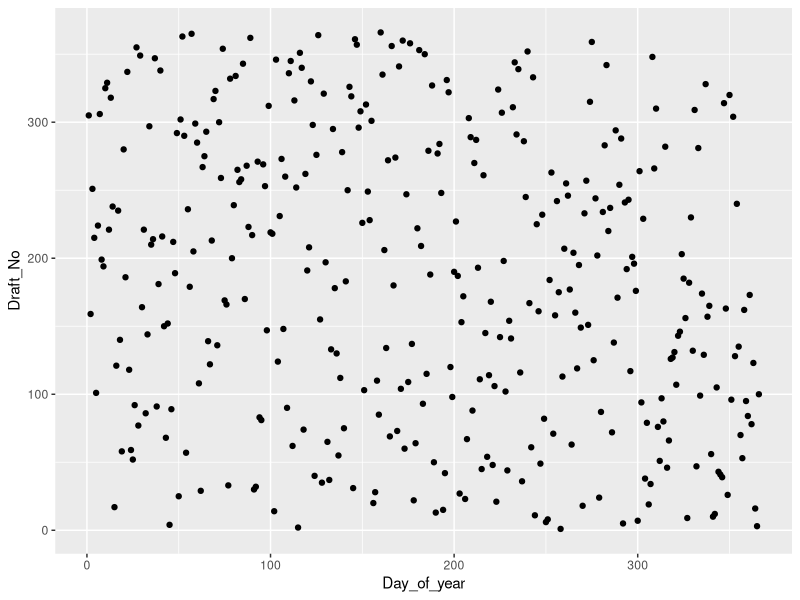
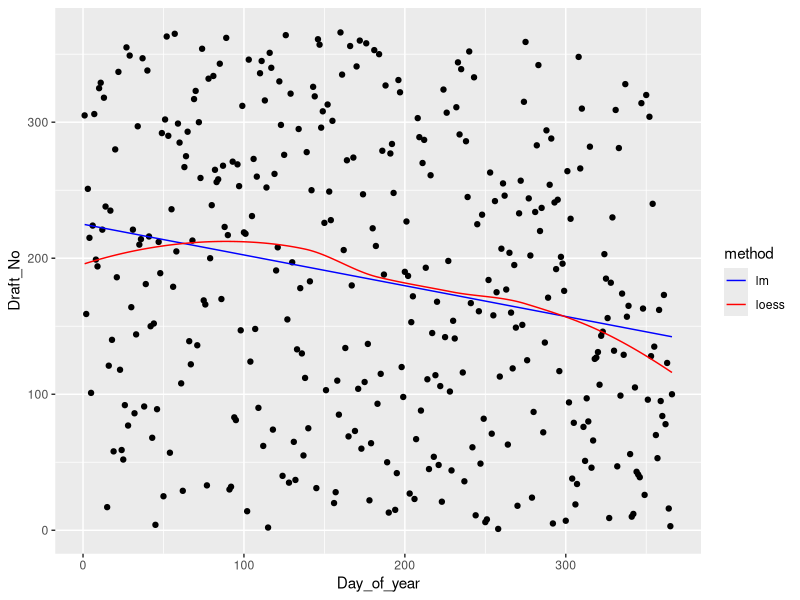
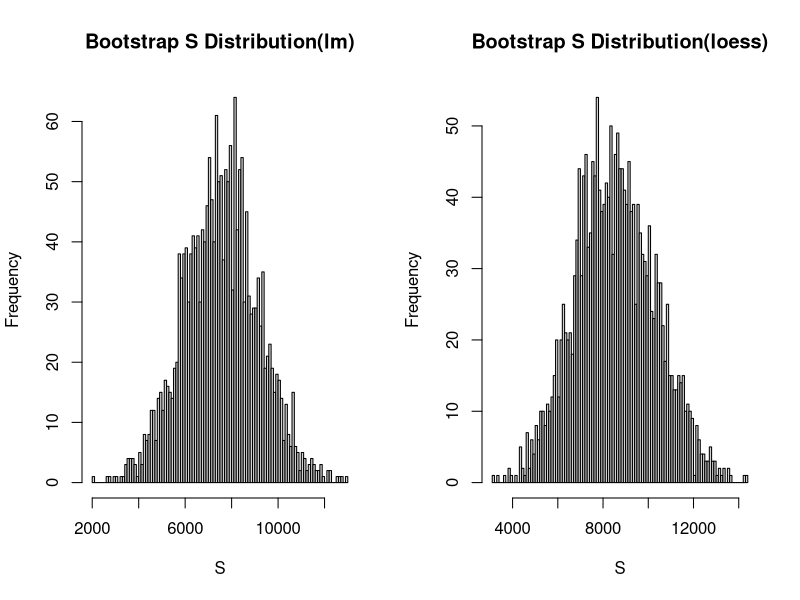

The R script that drew these images, in order: (Note: a time limit stopped this script after it produced the figures.)
## ---- chunk 1
########################## Init code for question 1 ############################
rm(list = ls())
library(ggplot2)
library(boot)
set.seed(12345)
## ---- chunk 2
################################## (1.1) #######################################

data <- read.csv("lottery.csv", sep = ";")

# Remove Month column since there is a Mo.Number column which is same as Month
data <- data[,4:5]


g_1_1 <- ggplot(data, aes(x = Day_of_year, y =Draft_No )) + geom_point()
g_1_1

## ---- chunk 3
################################## (1.2) #######################################

minimal_x <- min(data$Day_of_year)
maximum_x <- max(data$Day_of_year)

x_1_2 <- seq(minimal_x, maximum_x, 0.1)

# fit the data using linear regression
fit1_2_lm <- lm(Draft_No ~ Day_of_year, data = data)
#summary(fit1_2_lm)
y_1_2_lm <- predict(fit1_2_lm, newdata = data.frame(Day_of_year = x_1_2))

# fit using loess function
fit1_2_loess <- loess( Draft_No ~ Day_of_year, data = data, se = TRUE)
#summary(fit1_2_loess)
y_1_2_loess <- predict(fit1_2_loess, newdata = data.frame(Day_of_year = x_1_2))


# plot 2 predicted lines
data_1_2 <- data.frame(Day_of_year = x_1_2, y_lm = y_1_2_lm, y_loess = y_1_2_loess)

g_1_1 + geom_line(data = data_1_2, aes(x = Day_of_year, y = y_lm,colour="lm")) +
geom_line(data = data_1_2, aes(x = Day_of_year, y = y_loess, colour = "loess")) + 
scale_color_manual(name = "method", values = c("lm" = "blue", "loess" = "red"))
## ---- chunk 4
################################## (1.3) #######################################
# boot function for lm
fun_lm_s <- function(formula,data,indices){
  d <- data[indices, ]
  lm_mod <- lm(formula, data = d)
  lm_val <- predict(lm_mod,
                    newdata = data.frame(Day_of_year = d$Day_of_year))
  s_lm <- sum(abs(lm_val - mean(d$Draft_No)))
  return(s_lm)
}

# boot function for loess
fun_loess_s <- function(formula,data,indices){
  d <- data[indices, ]
  loess_mod <- loess(formula, data = d, se = TRUE)
  loess_val <- predict(loess_mod,
                    newdata = data.frame(Day_of_year = d$Day_of_year))
  s_loess <- sum(abs(loess_val - mean(d$Draft_No)))
  return(s_loess)
}

bootstrap_sample_number <- 2000

# bootstrap for linear regression
boot_samples_lm <- boot(data, statistic = fun_lm_s, R = bootstrap_sample_number, formula=Draft_No  ~ Day_of_year,parallel = "multicore")

boot_samples_loess <- boot(data, statistic = fun_loess_s, R = bootstrap_sample_number, formula=Draft_No  ~ Day_of_year,parallel = "multicore")

# calculate mean of bootstrap sample statistics
mean_boot_samples_lm <- mean(boot_samples_lm$t)
cat("mean of bootstrap sample statistics(lm) = ", mean_boot_samples_lm, "\n")
#mean of bootstrap sample statistics(lm) =  7646.339 

mean_boot_samples_loess <- mean(boot_samples_loess$t)
cat("mean of bootstrap sample statistics(loess) = ", mean_boot_samples_loess, "\n")
  
pvalue_lm = sum(boot_samples_lm$t >= boot_samples_lm$t0)/length(boot_samples_lm$t)
pvalue_loess = sum(boot_samples_loess$t >= boot_samples_loess$t0)/length(boot_samples_loess$t)

cat("p-value for linear regression = ", pvalue_lm, "\n")
cat("p-value for loess regression = ", pvalue_loess, "\n")

# plot 2 hist using 1*2 layout
par(mfrow = c(1,2))

# Plot the histogram of bootstrap sample statistics(lm)
hist(boot_samples_lm$t, main = "Bootstrap S Distribution(lm)", xlab = "S", breaks=100)

# Plot the histogram of bootstrap sample statistics(loess)
hist(boot_samples_loess$t, main = "Bootstrap S Distribution(loess)", xlab = "S", breaks=100)

## ---- chunk 5
test_hypothesis <- function(data, B = 2000) {

  # bootstrap samples
  bootstrap_samples_lm <- boot(data = data, statistic = fun_lm_s, R = B, 
                  formula=Draft_No  ~ Day_of_year,parallel = "multicore")
  bootstrap_samples_loess <- boot(data = data, statistic = fun_loess_s, R = B, 
                  formula=Draft_No  ~ Day_of_year,parallel = "multicore")

  # p-values
  pvalue_lm = sum(boot_samples_lm$t >= boot_samples_lm$t0)/length(boot_samples_lm$t)
  pvalue_loess = sum(boot_samples_loess$t >= boot_samples_loess$t0)/length(boot_samples_loess$t)
  
  mean_boot_samples_lm <- mean(boot_samples_lm$t)
  mean_boot_samples_loess <- mean(boot_samples_loess$t)

  result <- list(
    s_lm_value = mean_boot_samples_lm,
    p_lm_value = pvalue_lm,
    s_loess_value = mean_boot_samples_loess,
    p_loess_value = pvalue_loess
  )
  return(result)
}

## ---- chunk 6
################################## (1.5.a) #######################################
#(a) generate a dataset of the same dimensions as the original data. 

gen_df_1_5 <- function (k){
  df_1_5 <- data.frame(Day_of_year = 1:k, Draft_No = sample(min(data$Draft_No):max(data$Draft_No),1))

  df_1_5 <- rbind(data[k+1,],df_1_5)
  return(df_1_5)
}

## ---- chunk 7
################################## (1.5.b) #######################################
alpha <- 0.05
k <- 9
data_random <- gen_df_1_5(k)
result <- test_hypothesis(data = data_random)
cat("P-value(lm):", result$p_lm_value, "\n")
cat("P-value(loess):", result$p_loess_value, "\n")

## ---- chunk 8
#max_k = dim(data)[1]
max_k = 50

for(k in 10:max_k){
  if (k %% 3 != 0) {
    next
  }
  data_random <- gen_df_1_5(k)
  
  res <- test_hypothesis(data = data_random)
  # we only test p_loess_value here.
  if(result$p_loess_value <= alpha ){
    cat("Reject H0 Hypothesis","\n")
  }else{
    cat("Fail to Reject H0 Hypothesis","\n")
  }
}

## ---- chunk 9
########################## Init code for question 2 ############################
### Init Code
rm(list = ls())
library(ggplot2)
library(boot)
## ---- chunk 10
################################## (2.1) #######################################
data <- read.csv("prices1.csv", sep = ";")

g_2_1 <- ggplot(data, aes(x = SqFt, y = Price)) + geom_point()

# fit a linear regression model
fit2_1_lm <- lm(Price ~ SqFt, data = data)
summary(fit2_1_lm)

minimal_x <- min(data$SqFt)
maximum_x <- max(data$SqFt)

x_2_1_lm <- seq(minimal_x, maximum_x, 0.1)
y_2_1_lm <- predict(fit2_1_lm, newdata = data.frame(SqFt = x_2_1_lm))

data_2_1 <- data.frame(SqFt = x_2_1_lm, Price = y_2_1_lm)

g_2_1 + geom_line(data = data_2_1, aes(x = x_2_1_lm, y = y_2_1_lm), color = "red") 

## ---- chunk 11
rss_fun <- function(par,SqFt,Price) {

  a1 <- par[1]
  a2 <- par[2]
  b <- par[3]
  c <- par[4]
  
  predicted <- ifelse(SqFt > c, b + a1 * SqFt + a2 * (SqFt - c), b + a1 * SqFt)
  
  rss <- sum((Price - predicted)^2)
  return(rss)
}

c_func <- function(c, SqFt, Price) {
  # Init
  init_pars <- c(2, 0.1, 50,c)
  
  # Optimize using optim()
  result <- optim(par = init_pars, rss_fun, SqFt = SqFt, Price = Price)
  
  opt_pars <- result$par
  rss <- result$value
  
  return(list(c = opt_pars, params = opt_pars, rss = rss))
}


c <- 150
results <- c_func(c, SqFt = data$SqFt, Price = data$Price)
results
## ---- chunk 12
stat1 <- function(data,vn){
    data = as.data.frame(data[vn,])
    res <- c_func(c, SqFt = data$SqFt, Price = data$Price)
    return(res$param[4])
}

set.seed(12345)
res1 = boot(data, stat1, R=1000)
res1
## ---- chunk 13

print(boot.ci(res1)) 

# plot
plot(res1)
